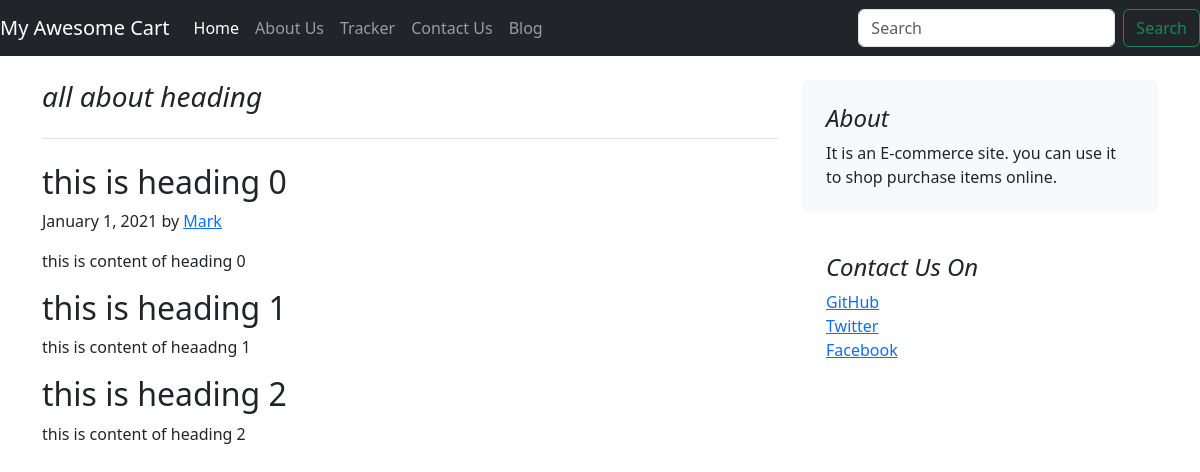
The page /blog/blogpost/1 on the database its author committed.
### blog/models.py (models this page shows)
class Blogpost(models.Model):
    post_id = models.AutoField(primary_key=True)
    title = models.CharField(max_length=50)
    head0 = models.CharField(max_length=500, default="")
    chead0 = models.CharField(max_length=5000, default="")
    head1 = models.CharField(max_length=500, default="")
    chead1 = models.CharField(max_length=5000, default="")
    head2 = models.CharField(max_length=500, default="")
    chead2 = models.CharField(max_length=5000, default="")
    pub_date = models.DateField()
    thumbnail = models.ImageField(upload_to="shop/images", default="")
    def __str__(self):
        return self.title

### blog/views.py (the view)
# urls.py: path("blogpost/<int:id>",views.blogpost,name="BlogPost"),
def blogpost(request, id):
    post = Blogpost.objects.filter(post_id = id)[0]
    print(post)
    return render(request , 'blog/blogpost.html', {'post':post})

### blog/templates/blog/blogpost.html (shortened to what this page needs)
{% extends 'blog/basic.html' %} {% block title %} Blog {% endblock %}
{% block body %}
<div class="container">
  <div class="row mt-4">
    <div class="col-md-8">
      <h3 class="pb-4 mb-4 fst-italic border-bottom">{{post.title}}</h3>
      <article class="blog-post">
        <h2 class="blog-post-title">{{post.head0}}</h2>
        <p class="blog-post-meta">January 1, 2021 by <a href="#">Mark</a></p>
        <p>
          {{post.chead0}}
         </p>
         <h2>{{post.head1}}</h2>
         <p>
           {{post.chead1}}
         </p>
         <h2>{{post.head2}}</h2>
         <p>
           {{post.chead2}}
         </p>
      </article>
    </div>
    <div class="col-md-4">
      <div class="position-sticky" style="top: 2rem">
        <div class="p-4 mb-3 bg-light rounded">
          <h4 class="fst-italic">About</h4>
          <p class="mb-0">
            It is an E-commerce site. you can use it to shop purchase items
            online.
          </p>
        </div>
        <div class="p-4">
          <h4 class="fst-italic">Contact Us On</h4>
          <ol class="list-unstyled">
            <li><a href="#">GitHub</a></li>
            <li><a href="#">Twitter</a></li>
            <li><a href="#">Facebook</a></li>
          </ol>
        </div>
      </div>
    </div>
  </div>
</div>
{% endblock %}

### rows shown on the page
Blogpost: title "all about heading", head0 "this is heading 0", chead0 "this is content of heading 0", head1 "this is heading 1", chead1 "this is content of heaadng 1", head2 "this is heading 2", chead2 "this is content of heading 2"
